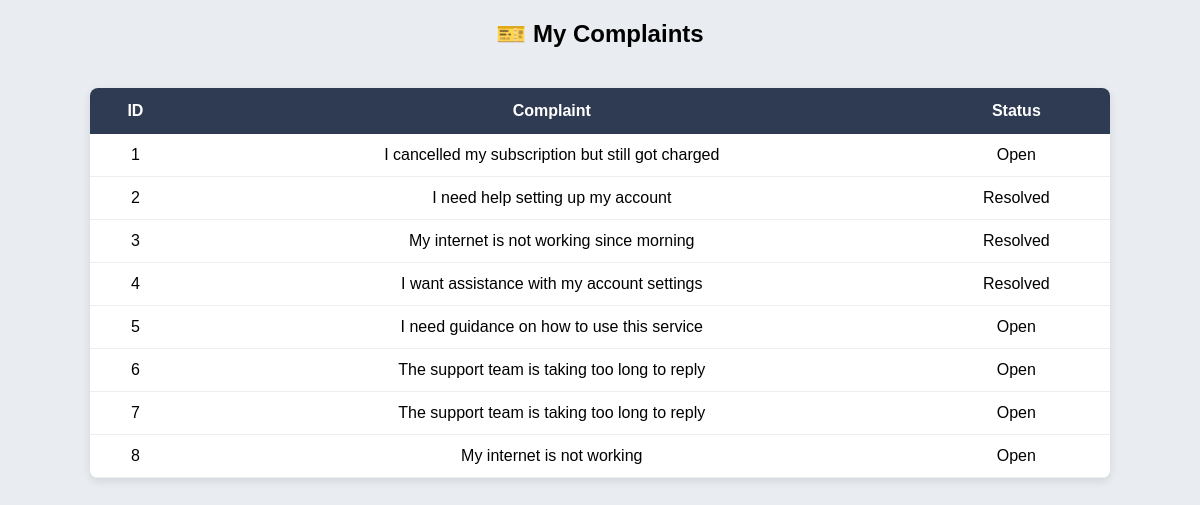
Page /my_tickets (signed in) on the committed database.
### tables this page shows
CREATE TABLE complaints(
        id INTEGER PRIMARY KEY AUTOINCREMENT,
        user_id INTEGER,
        complaint TEXT,
        category TEXT,
        priority TEXT,
        team TEXT,
        status TEXT
    );

### app.py (the view)
@app.route("/my_tickets")
def my_tickets():
    conn=connect()
    cursor=conn.cursor()
    tickets=cursor.execute(
    "SELECT * FROM complaints WHERE user_id=?",
    (session["user_id"],)
    ).fetchall()
    conn.close()
    return render_template("my_tickets.html",tickets=tickets)

### app.py (called while the page is built)
def connect():
    return sqlite3.connect("complaints.db")

### templates/my_tickets.html (shortened to what this page needs)
<!DOCTYPE html>
<html>
<head>
<link rel="stylesheet" href="/static/style.css">
</head>
<body>
<h2 style="text-align:center">🎫 My Complaints</h2>
<table>
<tr>
<th>ID</th>
<th>Complaint</th>
<th>Status</th>
</tr>
{% for t in tickets %}
<tr>
<td>{{t[0]}}</td>
<td>{{t[2]}}</td>
<td>{{t[6]}}</td>
</tr>
{% endfor %}
</table>
</body>
</html>

### static/style.css (style rules this page uses)
body { font-family:Arial, Helvetica, sans-serif; background:#e9edf2; margin:0; padding:0; }
table { width:85%; margin:auto; margin-top:40px; border-collapse:collapse; background:white; box-shadow:0px 3px 10px rgba(0,0,0,0.1); border-radius:8px; overflow:hidden; }
th { background:#2f3b52; color:white; padding:14px; }
td { padding:12px; border-bottom:1px solid #eee; text-align:center; }

### rows in the picture
complaints: id "1", complaint "I cancelled my subscription but still got charged", status "Open"
complaints: id "2", complaint "I need help setting up my account", status "Resolved"
complaints: id "3", complaint "My internet is not working since morning", status "Resolved"
complaints: id "4", complaint "I want assistance with my account settings", status "Resolved"
complaints: id "5", complaint "I need guidance on how to use this service", status "Open"
complaints: id "6", complaint "The support team is taking too long to reply", status "Open"
complaints: id "7", complaint "The support team is taking too long to reply", status "Open"
complaints: id "8", complaint "My internet is not working", status "Open"
